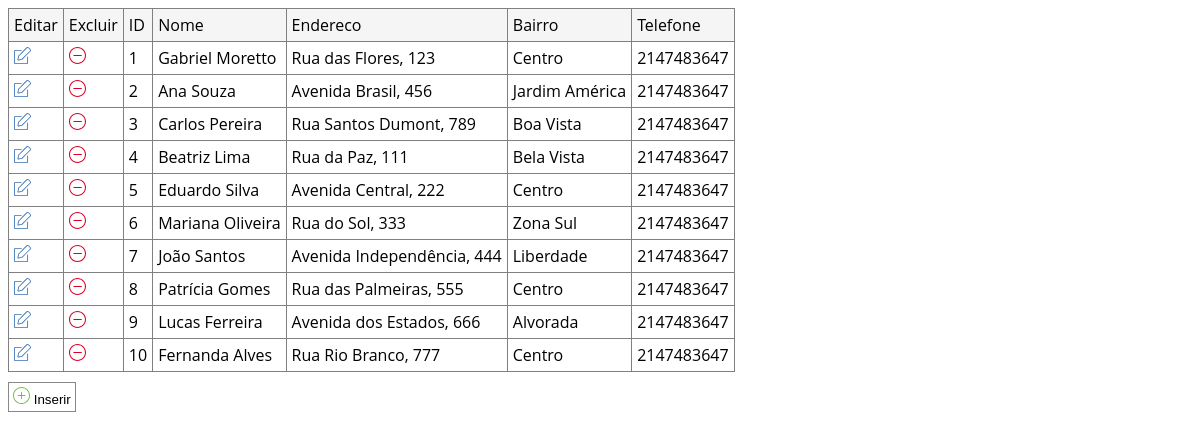
The page /nivel1/pessoa_list.php on the database its author committed.
### tables this page shows
CREATE table pessoa (id integer PRIMARY KEY NOT NULL, nome text, endereco text, bairro text, telefone int, email text, id_cidade integer references cidade (id));

### nivel1/pessoa_list.php (the view, shortened to what this page needs)
<!DOCTYPE html>
<html lang="en">
<head>
    <link href="css/list.css" rel="stylesheet" type="text/css" media="screen" />
</head>
<table border="1">
    <thead>
        <tr>
            <td>Editar</td>
            <td>Excluir</td>
            <td>ID</td>
            <td>Nome</td>
            <td>Endereco</td>
            <td>Bairro</td>
            <td>Telefone</td>
        </tr>
    </thead>
    <tbody>
        <?php
         $conn = mysqli_connect('127.0.0.1','root', '', 'famosos');
         $result = mysqli_query($conn, 'SELECT * from pessoa ORDER BY id');
         while ($row = mysqli_fetch_assoc($result)){
            $id         = $row['id'];
            $nome       = $row['nome'];
            $endereco   = $row['endereco'];
            $bairro     = $row['bairro'];
            $telefone   = $row['telefone'];
            print '<tr>';
            print "<td> <a href='pessoa_form_edit.php?id={$id}'>
            <img src='images/edit.svg' style='width:17px'>
            </a> </td>";
            print "<td> <a href='pessoa_delete.php?id={$id}'>
            <img src='images/remove.svg' style='width:17px'>
            </a> </td>";
            print "<td>{$id}</td>";
            print "<td>{$nome}</td>";
            print "<td>{$endereco}</td>";
            print "<td>{$bairro}</td>";
            print "<td>{$telefone}</td>";
            print '</tr>';
         }
        ?>
    </tbody>
</table>
<button onclick="window.location='pessoa_form_insert.php'">
    <img src="./images/insert.svg" style="width: 17px"> Inserir
</button>
<body>
</body>
</html>

### nivel1/css/list.css (style rules this page uses)
table { border: 1px solid gray; border-collapse: collapse; font-family: 'Open Sans'; }
table > thead > tr { background: whitesmoke; }
table td { padding: 5px; }
button { background: white; border: 1px solid #888; margin-top: 10px; padding: 4px; cursor:pointer; }

### rows shown on the page
pessoa: id "1", nome "Gabriel Moretto", endereco "Rua das Flores, 123", bairro "Centro", telefone "2147483647"
pessoa: id "2", nome "Ana Souza", endereco "Avenida Brasil, 456", bairro "Jardim América", telefone "2147483647"
pessoa: id "3", nome "Carlos Pereira", endereco "Rua Santos Dumont, 789", bairro "Boa Vista", telefone "2147483647"
pessoa: id "4", nome "Beatriz Lima", endereco "Rua da Paz, 111", bairro "Bela Vista", telefone "2147483647"
pessoa: id "5", nome "Eduardo Silva", endereco "Avenida Central, 222", bairro "Centro", telefone "2147483647"
pessoa: id "6", nome "Mariana Oliveira", endereco "Rua do Sol, 333", bairro "Zona Sul", telefone "2147483647"
pessoa: id "7", nome "João Santos", endereco "Avenida Independência, 444", bairro "Liberdade", telefone "2147483647"
pessoa: id "8", nome "Patrícia Gomes", endereco "Rua das Palmeiras, 555", bairro "Centro", telefone "2147483647"
pessoa: id "9", nome "Lucas Ferreira", endereco "Avenida dos Estados, 666", bairro "Alvorada", telefone "2147483647"
pessoa: id "10", nome "Fernanda Alves", endereco "Rua Rio Branco, 777", bairro "Centro", telefone "2147483647"
